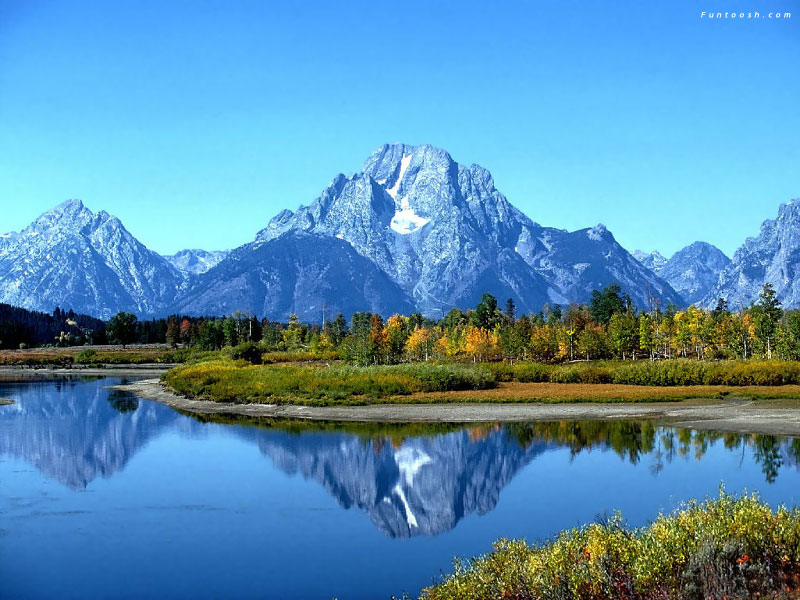
%> input picture mountains.jpg, 800 x 600 px
$ octave couleur2.m   (GNU Octave 9; MATLAB toolbox functions it lacks are replaced by stand-ins)
%> lines starting %> are read from the running program, lines starting %| are printed output that depends on the picture

close all; clear all; clc;
%% image %%
Image = imread('mountains.jpg');
%> Image is the input picture: size 600x800x3 uint8; mean R, G, B 88.4, 144.3, 178.7
Image_gray = rgb2gray(Image);
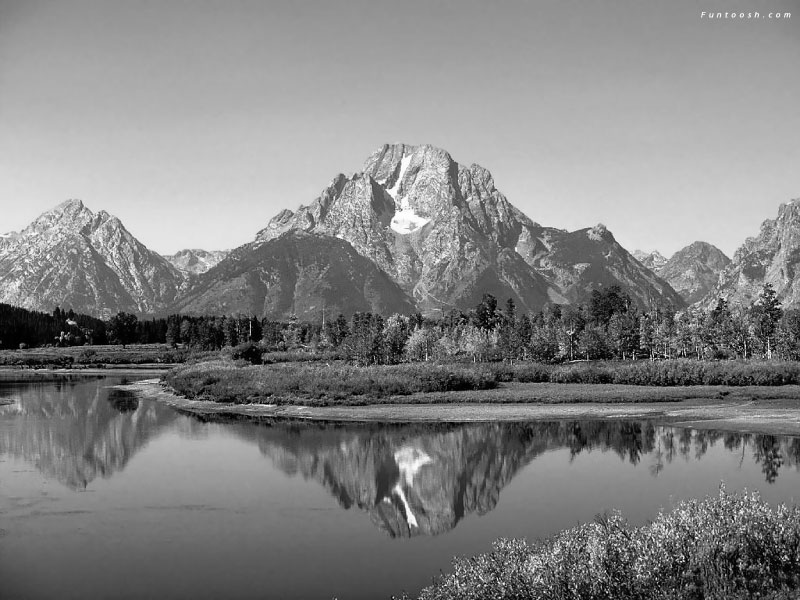
%> Image_gray: size 600x800 uint8; min 0, max 255, mean 131.5
Image_hsv = rgb2hsv(Image);
%> Image_hsv: size 600x800x3 double; mean H, S, V 0.486, 0.6, 0.745
imwrite(Image_gray,'MontGris.jpg');
imwrite(Image_hsv,'MontHsv.jpg')
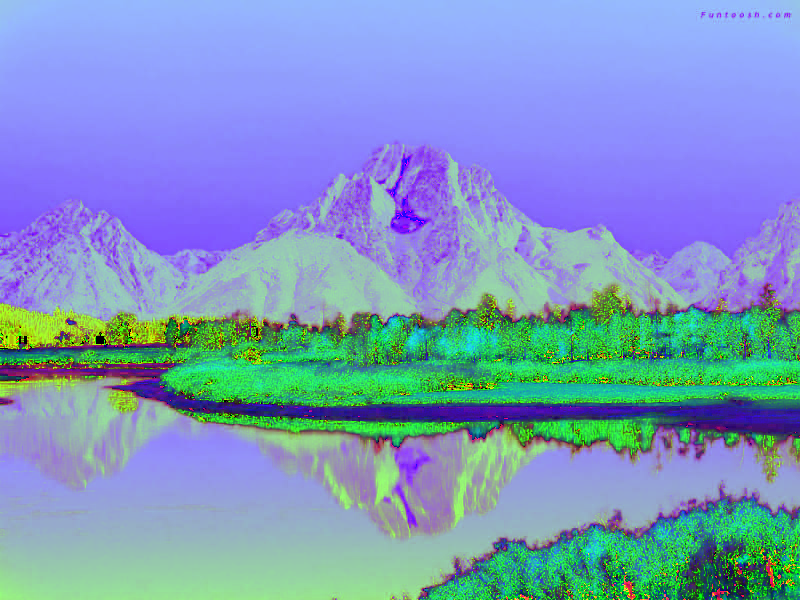
%> saved as MontHsv.jpg: size 600x800x3 uint8; mean R, G, B 123.8, 153.1, 190

H = Image_hsv(:,:,1) ;
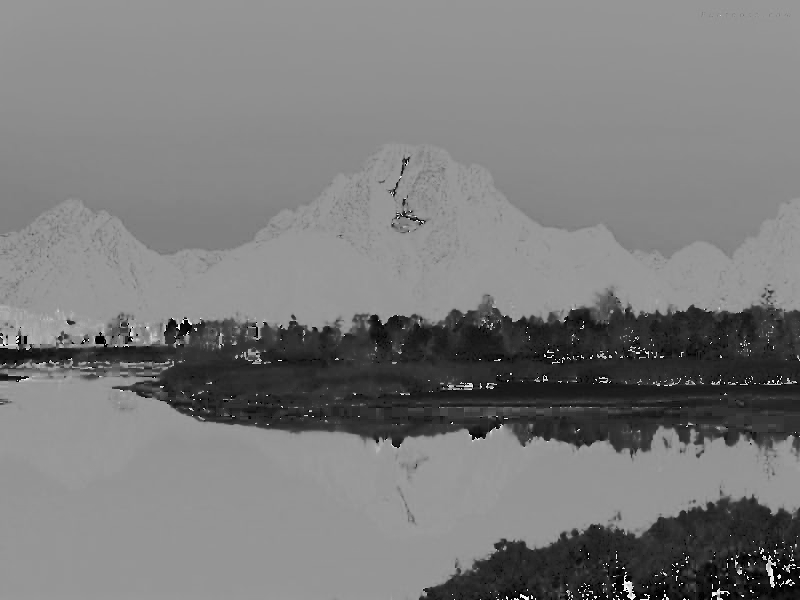
%> H: size 600x800 double; min 0, max 0.998, mean 0.486
S = Image_hsv(:,:,2)  ;
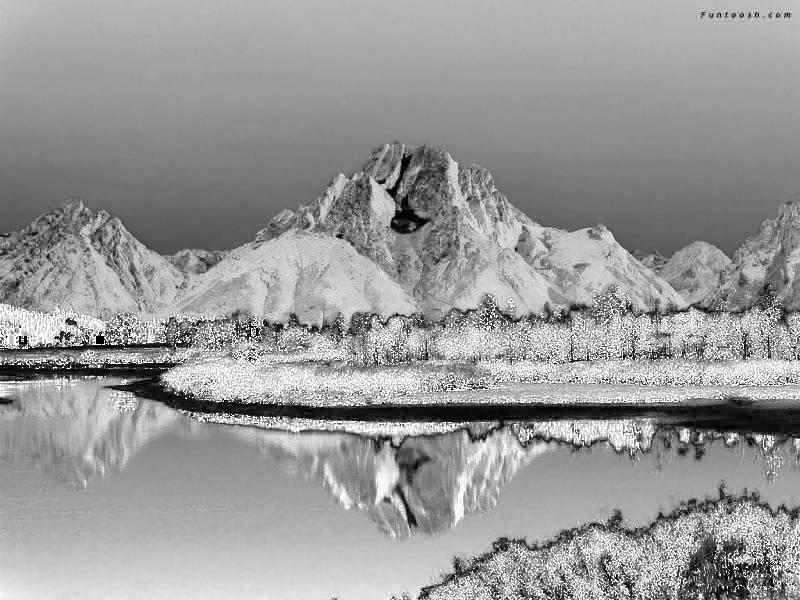
%> S: size 600x800 double; min 0, max 1, mean 0.6
V = Image_hsv(:,:,3)*2;
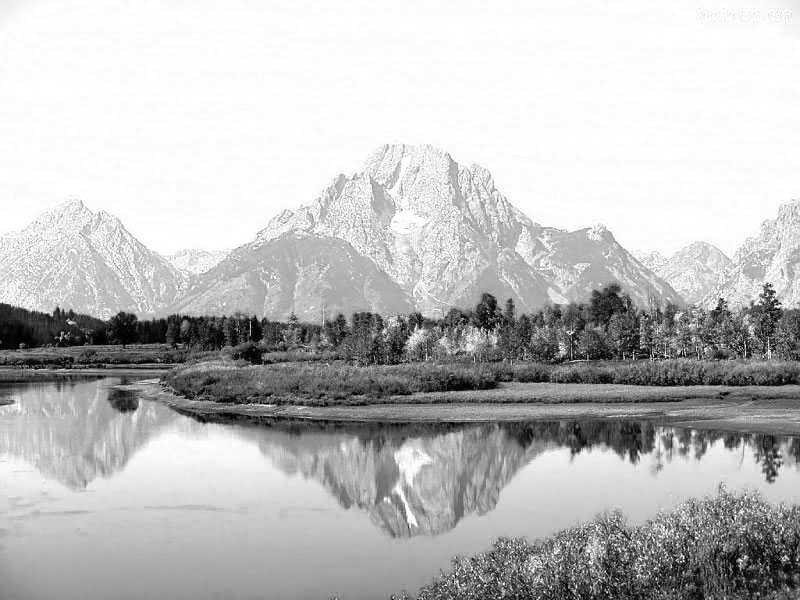
%> V: size 600x800 double; min 0, max 2, mean 1.49; drawn with min black and max white

%% Show Parts %%

CI = cat(3, H, S, V);
%> CI: size 600x800x3 double; mean H, S, V 0.486, 0.6, 1.49


figure
imshow(Image)

figure
imshow(hsv2rgb(CI))
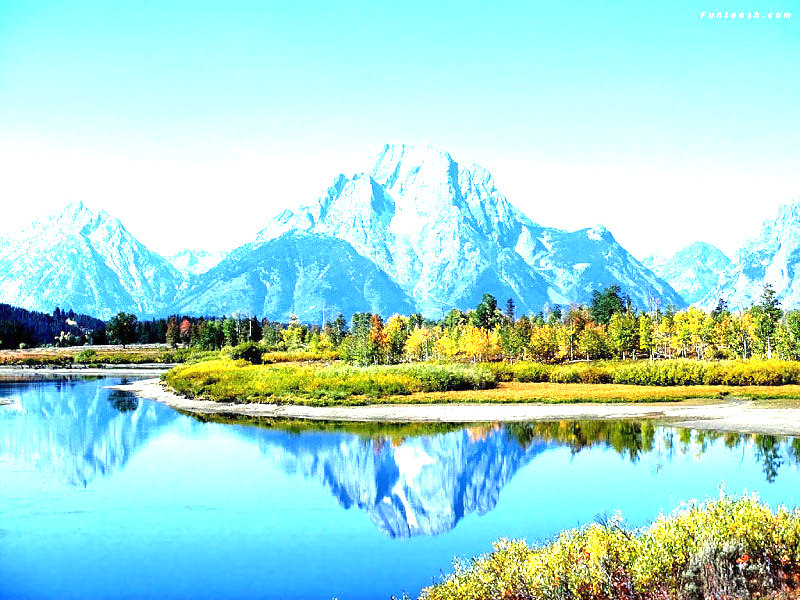
%> displayed picture: size 600x800x3, on the screen's scale of 0 to 255; mean R, G, B 168.8, 221.2, 213.9
imwrite(hsv2rgb(CI),'ImV2.jpg')

figure
imshow(H)
%imwrite(H,'H.jpg')

figure
imshow(S)
%imwrite(S,'S2.jpg')

figure
imshow(V)
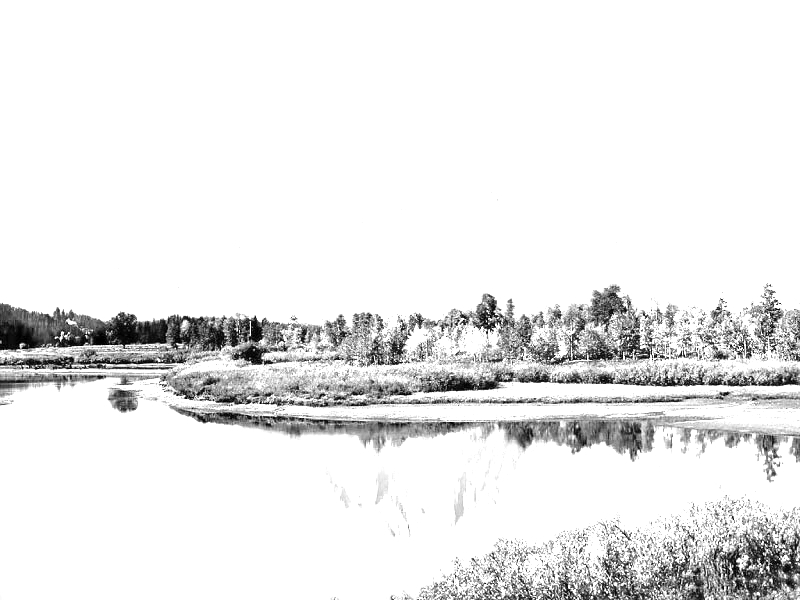
%> displayed picture: size 600x800, on the screen's scale of 0 to 255; min 0, max 255, mean 233.8
imwrite(V,'V2.jpg')

$ run again, with MerAral_2001.jpg copied over mountains.jpg
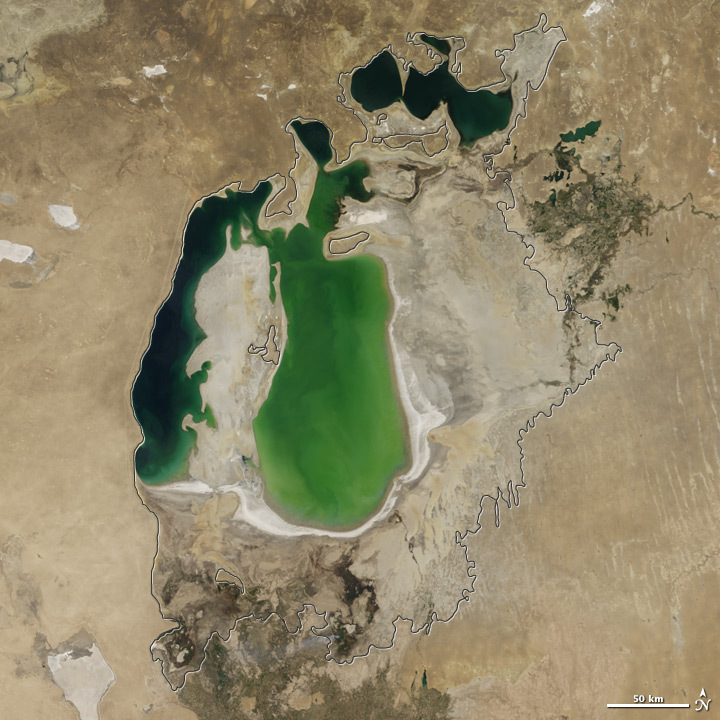
%> input picture MerAral_2001.jpg, 720 x 720 px
%> Image is the input picture: size 720x720x3 uint8; mean R, G, B 144.1, 135.3, 105.6
%> Image_hsv: size 720x720x3 double; mean H, S, V 0.14, 0.314, 0.583
%> `S = Image_hsv(:,:,2)  ;`:
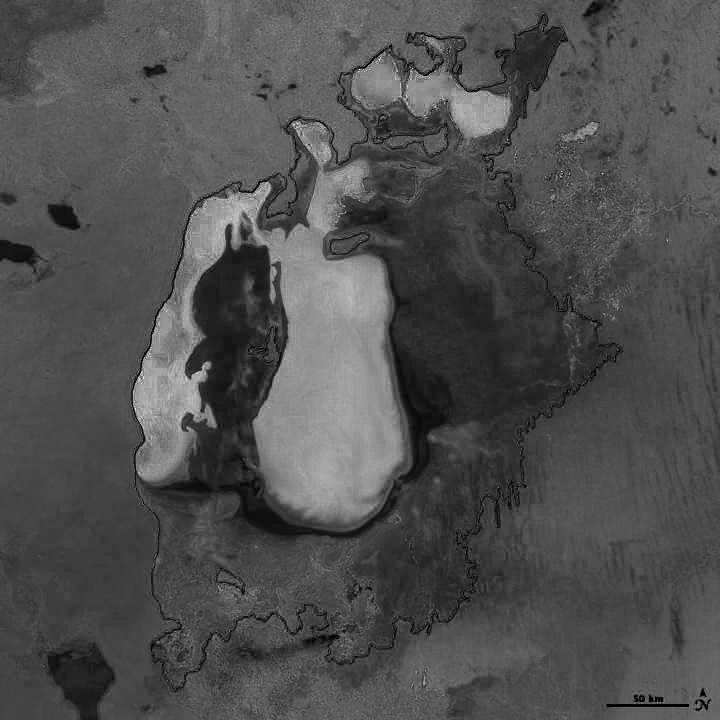
%> S: size 720x720 double; min 0, max 0.955, mean 0.314
%> CI: size 720x720x3 double; mean H, S, V 0.14, 0.314, 1.17
%> `imshow(V)`:
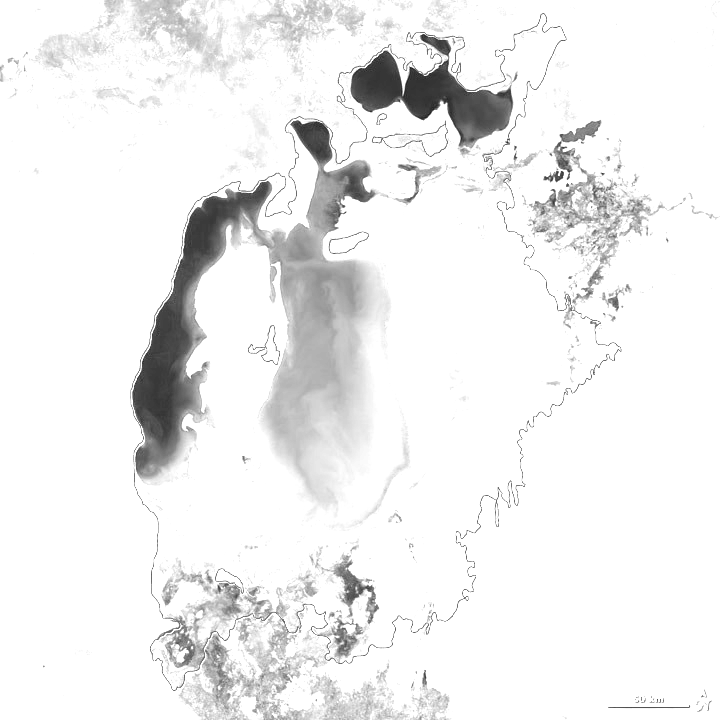
%> displayed picture: size 720x720, on the screen's scale of 0 to 255; min 28, max 255, mean 239.4

$ run again, with MerAral_2003.jpg copied over mountains.jpg
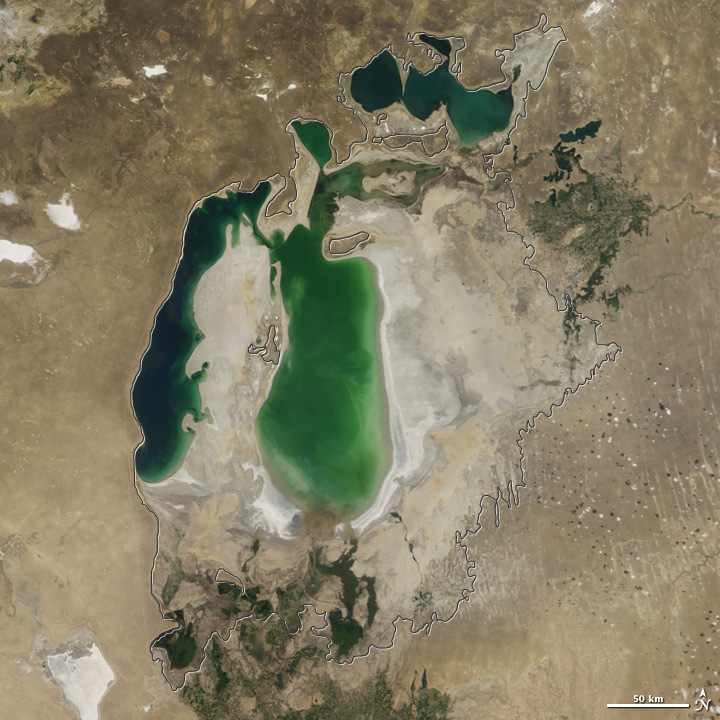
%> input picture MerAral_2003.jpg, 720 x 720 px
%> Image is the input picture: size 720x720x3 uint8; mean R, G, B 132.2, 125.3, 100.8
%> Image_hsv: size 720x720x3 double; mean H, S, V 0.145, 0.29, 0.534
%> `S = Image_hsv(:,:,2)  ;`:
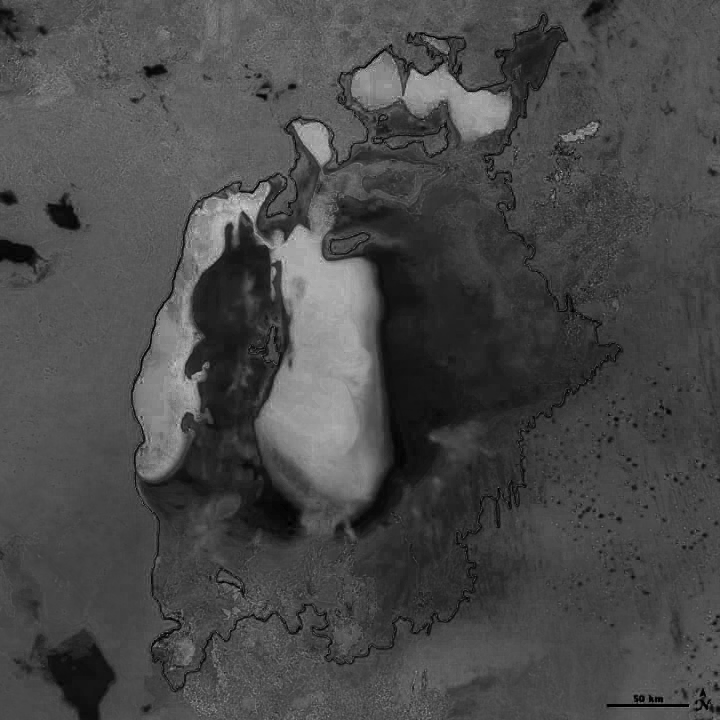
%> S: size 720x720 double; min 0, max 0.846, mean 0.29
%> CI: size 720x720x3 double; mean H, S, V 0.145, 0.29, 1.07
%> `imshow(V)`:
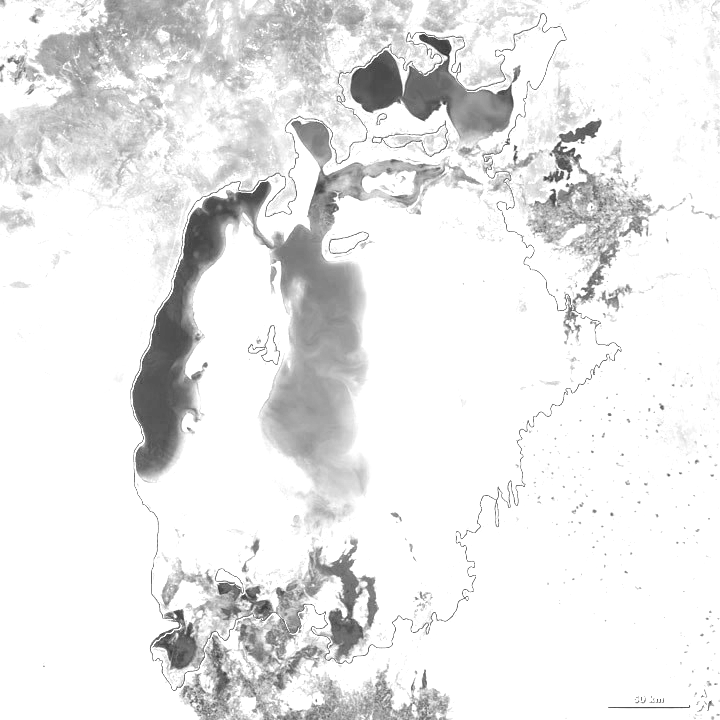
%> displayed picture: size 720x720, on the screen's scale of 0 to 255; min 46, max 255, mean 232.8

$ run again, with MerAral_2005.jpg copied over mountains.jpg
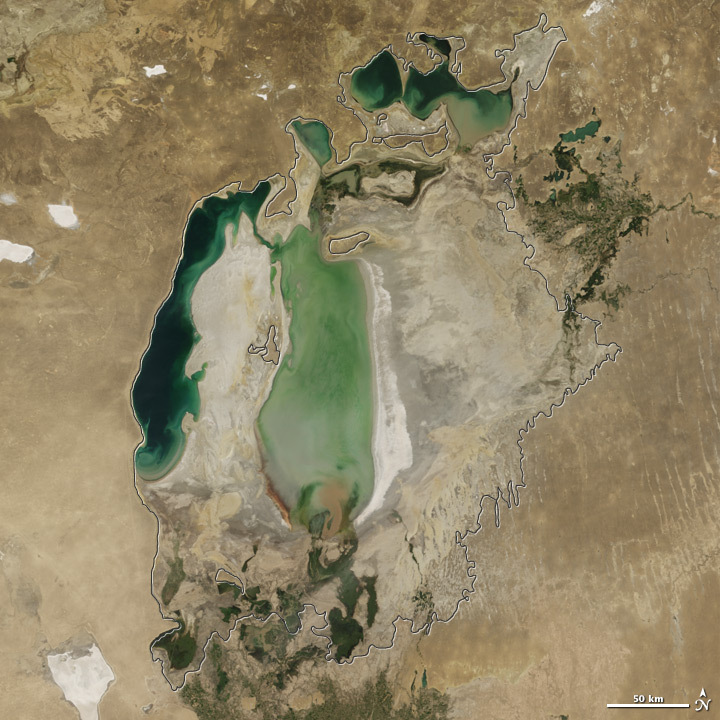
%> input picture MerAral_2005.jpg, 720 x 720 px
%> Image is the input picture: size 720x720x3 uint8; mean R, G, B 144, 132.3, 101.8
%> Image_hsv: size 720x720x3 double; mean H, S, V 0.133, 0.319, 0.573
%> CI: size 720x720x3 double; mean H, S, V 0.133, 0.319, 1.15
%> `imshow(V)`:
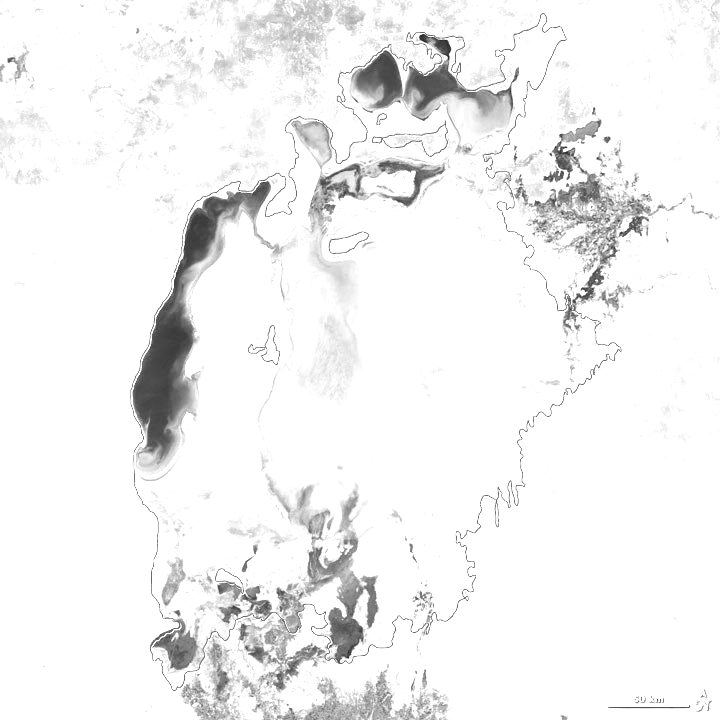
%> displayed picture: size 720x720, on the screen's scale of 0 to 255; min 34, max 255, mean 242.5
